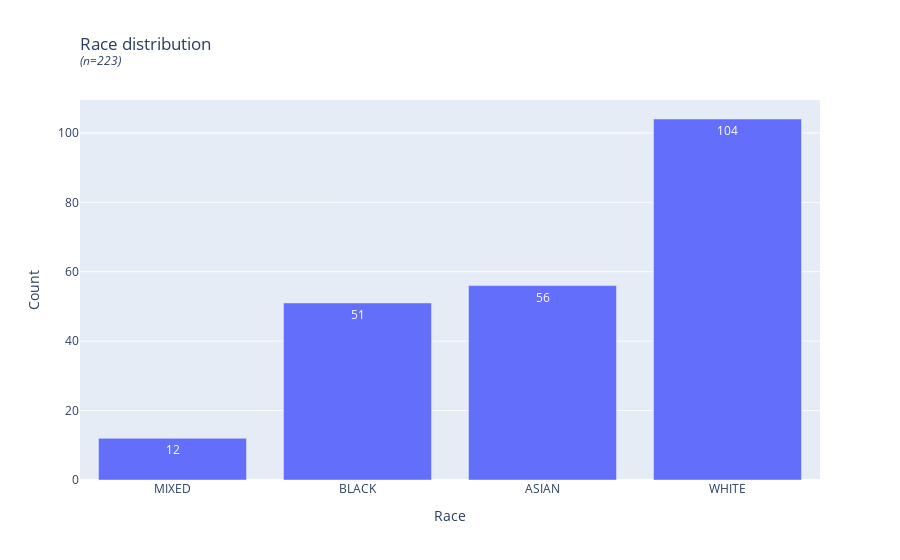

Write notebook code for a chart like this one.
### Markdown cell above
### Population race

### Code cell
race = df.groupby(['Race']).size().reset_index(name='Counts')
race = race.sort_values(by=['Counts'])

fig = go.Figure([go.Bar(x=race['Race'], y=race['Counts'], text=race['Counts'])])
fig.update_layout(
    title=go.layout.Title(
        text=f"Race distribution<br><sup><i>(n={len(df)})</i></sup>",
        xref="paper",
        x=0
    ),
        xaxis=go.layout.XAxis(
        title=go.layout.xaxis.Title(
            text="Race"
            )
        ),
        yaxis=go.layout.YAxis(
        title=go.layout.yaxis.Title(
            text="Count"
            )
        )
    )
fig.show()

### Figure 1 — Plotly figure (JSON) as saved in the notebook; plotly's stock layout.template omitted (floating-point values rounded to 4 significant figures)
{"data": [{"text": [12, 51, 56, 104], "type": "bar", "x": ["MIXED", "BLACK", "ASIAN", "WHITE"], "y": [12, 51, 56, 104]}], "layout": {"title": {"text": "Race distribution<br><sup><i>(n=223)</i></sup>", "x": 0, "xref": "paper"}, "xaxis": {"title": {"text": "Race"}}, "yaxis": {"title": {"text": "Count"}}}}
